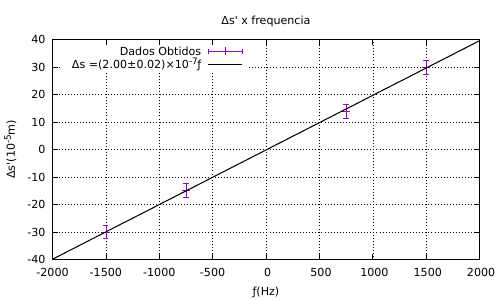

Reproduce this figure in gnuplot.
set output 'c.pdf'
set terminal pdfcairo

set xrange[-2000:2000]
set yrange[-40:40]


set grid
show grid
set key left

set fit errorvariables

set ylabel "{/Symbol D}s'(10^{-5}m)"
set xlabel '{/Symbol \246}(Hz)'
set title "{/Symbol D}s' x frequencia"
f(x) = a+b*x
fit f(x) 'Data.dat' via a,b

title_f(g,h) = sprintf('{/Symbol D}s =(%.2f{/Symbol \261}%.2f){/Symbol \264}10^{-7}{/Symbol \246}',0.01+g*100, h*100)

plot 'Data.dat' u 1:2:3 t 'Dados Obtidos' with yerrorbars,f(x) t title_f(b,b_err) ls -1 lw 1.5

unset output
